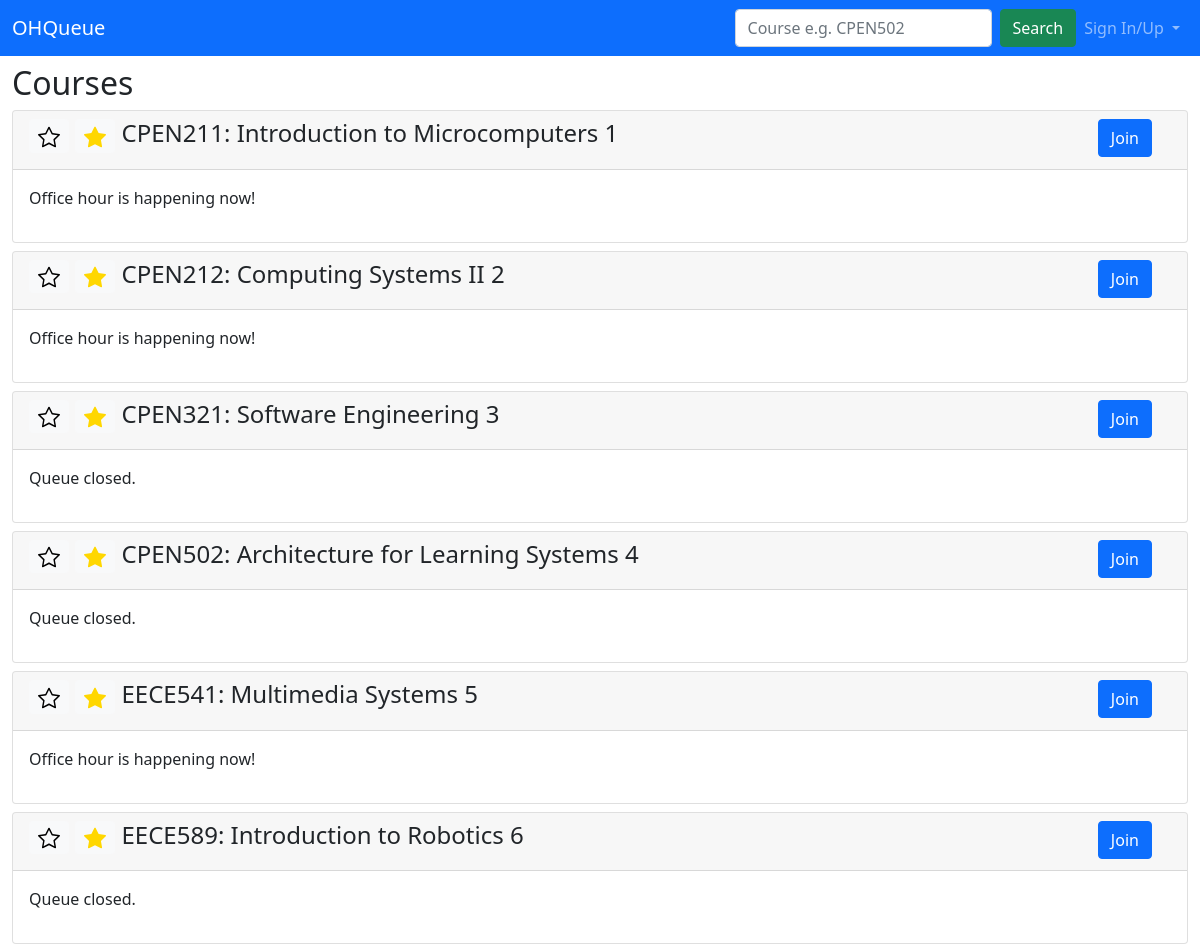
The page / on the database its author committed.
### ohq/models.py (models this page shows, shortened)
class Course(models.Model):
    code = models.CharField(max_length=10)
    subject = models.CharField(null=False,
        max_length=5,
        choices=SUBJECT_CODE,
        default=CPEN)
    number = models.IntegerField(default=0)
    session = models.CharField(max_length=5, default="")
    semester = models.CharField(null=False,
        max_length=2,
        choices=SEMESTER,
        default=W1)
    course_name = models.CharField(max_length=100, default="")
    status = models.BooleanField(default=False)
    meeting_link = models.URLField(default="")
    teaching_instructor = models.ManyToManyField("Instructor")

### ohq/views.py (the view)
class CourseListView(generic.ListView):
    model = Course
    template_name = "course_list.html"
    context_object_name = "course_list"

### ohq/templates/ohq/course_list.html (shortened to what this page needs)
<!DOCTYPE html>
<html lang="en">
  <head>
    {% load static %}
    <link
      href="https://cdn.jsdelivr.net/npm/bootstrap@5.1.3/dist/css/bootstrap.min.css"
      rel="stylesheet"
>
  </head>
  <body>
    <nav class="navbar navbar-expand-lg navbar-dark bg-primary">
      <div class="container-fluid">
        <a class="navbar-brand" href="/">OHQueue</a>
        <div class="collapse navbar-collapse justify-content-end"
          id="navbarSupportedContent">
          <form class="d-flex" action="{% url 'ohq:search' %}" method="post">
            <input class="form-control me-2" type="search" placeholder="Course e.g. CPEN502" aria-label="Search">
            <button class="btn btn-success" type="submit">Search</button>
          </form>
          {% if user.is_authenticated %}
          <ul class="navbar-nav mb-2 mb-lg-0">
            <li class="nav-item dropdown">
              <a class="nav-link dropdown-toggle" href="#" id="navbarDropdown"
                role="button" data-bs-toggle="dropdown" aria-expanded="false">
                {{ user.username }}
              </a>
              <ul class="dropdown-menu dropdown-menu-end"
                aria-labelledby="navbarDropdown">
                <li><a class="dropdown-item text-center" href="{% url 'ohq:change_password' %}">Manage Account</a></li>
                <li><a class="dropdown-item text-center" href="{% url 'ohq:logout' %}">Sign Out</a></li>
              </ul>
            </li>
          </ul>
          {% else %}
          <ul class="navbar-nav mb-2 mb-lg-0">
            <li class="nav-item dropdown">
              <a class="nav-link dropdown-toggle" href="#" id="navbarDropdown"
                role="button" data-bs-toggle="dropdown" aria-expanded="false">
                Sign In/Up
              </a>
            </li>
          </ul>
          {% endif %}
        </div>
      </div>
    </nav>
      <div class="container-fluid mt-2">
        <h2>Courses</h2>
        <div class="card-columns-vertical">
          {% for course in course_list %}
          <div class="card mt-2">
            <div class="card-header">
              <div class="row justify-content-between">
                <div class="col-11">
                  <h4>
                    <button type="button" class="btn btn-sm btn-light">
                    </button>
                    <button type="button" class="btn btn-sm btn-light">
                    </button>
                    {{ course.code }}: {{ course.course_name }} {{ course.id }}
                  </h4>
                </div>
                <div class="col-1">
                  <input type=button class="btn btn-primary"
                    onClick="location.href='course/{{ course.id }}'"
                    value='Join'>
                </div>
              </div>
            </div>
            <div class="card-body">
              <p>
                {% if course.status %}
                Office hour is happening now!
                {% else %}
                Queue closed.
                {% endif %}
              </p>
            </div>
          </div>
          {% endfor %}
        </div>
      </div>
    </body>
  </html>

### rows shown on the page
Course: code "CPEN211", course_name "Introduction to Microcomputers", id "1", status "Office hour is happening now!"
Course: code "CPEN212", course_name "Computing Systems II", id "2", status "Office hour is happening now!"
Course: code "CPEN321", course_name "Software Engineering", id "3", status "Queue closed."
Course: code "CPEN502", course_name "Architecture for Learning Systems", id "4", status "Queue closed."
Course: code "EECE541", course_name "Multimedia Systems", id "5", status "Office hour is happening now!"
Course: code "EECE589", course_name "Introduction to Robotics", id "6", status "Queue closed."
